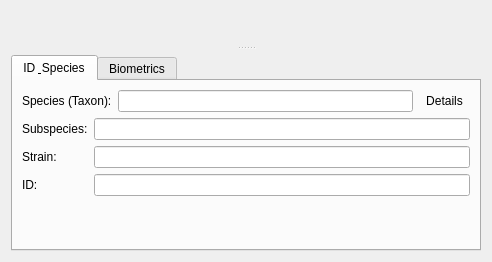
<?xml version="1.0" encoding="UTF-8"?>
<ui version="4.0">
 <class>OrganismWidget</class>
 <widget class="QWidget" name="OrganismWidget">
  <property name="geometry">
   <rect>
    <x>0</x>
    <y>0</y>
    <width>492</width>
    <height>262</height>
   </rect>
  </property>
  <property name="windowTitle">
   <string>Form</string>
  </property>
  <layout class="QGridLayout" name="gridLayout_3">
   <item row="0" column="0">
    <widget class="QSplitter" name="splitter">
     <property name="orientation">
      <enum>Qt::Orientation::Vertical</enum>
     </property>
     <property name="handleWidth">
      <number>3</number>
     </property>
     <widget class="DataExchangeWidget" name="dataExchangeWidget" native="true"/>
     <widget class="QWidget" name="">
      <layout class="QVBoxLayout" name="verticalLayout_2">
       <item>
        <widget class="NameDescriptionWidget" name="nameDescriptionWidget" native="true"/>
       </item>
       <item>
        <widget class="QTabWidget" name="tabWidget">
         <property name="currentIndex">
          <number>0</number>
         </property>
         <widget class="QWidget" name="idSpeciesTab">
          <attribute name="title">
           <string>ID &amp; Species</string>
          </attribute>
          <layout class="QGridLayout" name="gridLayout_2">
           <item row="0" column="0">
            <layout class="QVBoxLayout" name="verticalLayout">
             <item>
              <layout class="QHBoxLayout" name="horizontalLayout">
               <item>
                <widget class="QLabel" name="label">
                 <property name="text">
                  <string>Species (Taxon):</string>
                 </property>
                </widget>
               </item>
               <item>
                <widget class="LineEdit" name="taxonSpeciesLineEdit"/>
               </item>
               <item>
                <widget class="QToolButton" name="taxonDetailsToolButton">
                 <property name="text">
                  <string>Details</string>
                 </property>
                 <property name="icon">
                  <iconset theme="view-list-tree"/>
                 </property>
                 <property name="autoRaise">
                  <bool>true</bool>
                 </property>
                </widget>
               </item>
              </layout>
             </item>
             <item>
              <layout class="QFormLayout" name="formLayout">
               <item row="0" column="0">
                <widget class="QLabel" name="label_2">
                 <property name="text">
                  <string>Subspecies:</string>
                 </property>
                </widget>
               </item>
               <item row="0" column="1">
                <widget class="LineEdit" name="subSpeciesLineEdit"/>
               </item>
               <item row="1" column="0">
                <widget class="QLabel" name="label_3">
                 <property name="text">
                  <string>Strain:</string>
                 </property>
                </widget>
               </item>
               <item row="1" column="1">
                <widget class="LineEdit" name="strainLineEdit"/>
               </item>
               <item row="2" column="0">
                <widget class="QLabel" name="label_4">
                 <property name="toolTip">
                  <string>Facility ID</string>
                 </property>
                 <property name="statusTip">
                  <string>Facility ID</string>
                 </property>
                 <property name="whatsThis">
                  <string>Facility ID</string>
                 </property>
                 <property name="text">
                  <string>ID:</string>
                 </property>
                </widget>
               </item>
               <item row="2" column="1">
                <widget class="LineEdit" name="facilityIDLineEdit">
                 <property name="toolTip">
                  <string>Facility ID</string>
                 </property>
                 <property name="statusTip">
                  <string>Facility ID</string>
                 </property>
                 <property name="whatsThis">
                  <string>Facility ID</string>
                 </property>
                </widget>
               </item>
              </layout>
             </item>
             <item>
              <spacer name="verticalSpacer">
               <property name="orientation">
                <enum>Qt::Orientation::Vertical</enum>
               </property>
               <property name="sizeHint" stdset="0">
                <size>
                 <width>238</width>
                 <height>13</height>
                </size>
               </property>
              </spacer>
             </item>
            </layout>
           </item>
          </layout>
         </widget>
         <widget class="QWidget" name="biometricsTab">
          <attribute name="title">
           <string>Biometrics</string>
          </attribute>
          <layout class="QGridLayout" name="gridLayout">
           <item row="0" column="0">
            <widget class="BiometricsWidget" name="biometricsWidget" native="true"/>
           </item>
          </layout>
         </widget>
        </widget>
       </item>
      </layout>
     </widget>
    </widget>
   </item>
  </layout>
 </widget>
 <customwidgets>
  <customwidget>
   <class>DataExchangeWidget</class>
   <extends>QWidget</extends>
   <header location="global">gui.widgets.dataclasswidgets.dataexchangewidget</header>
   <container>1</container>
  </customwidget>
  <customwidget>
   <class>NameDescriptionWidget</class>
   <extends>QWidget</extends>
   <header location="global">gui.widgets.dataclasswidgets.namedescriptionwidget</header>
   <container>1</container>
  </customwidget>
  <customwidget>
   <class>LineEdit</class>
   <extends>QLineEdit</extends>
   <header location="global">gui.widgets.small_widgets</header>
  </customwidget>
  <customwidget>
   <class>BiometricsWidget</class>
   <extends>QWidget</extends>
   <header location="global">gui.widgets.dataclasswidgets.biometricswidget</header>
   <container>1</container>
  </customwidget>
 </customwidgets>
 <resources/>
 <connections/>
</ui>
